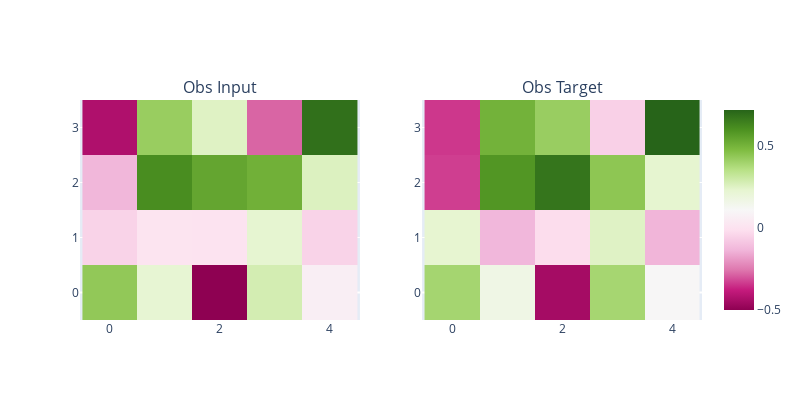

The cell this chart's notebook holds for it:
### Code cell
compare_images(
    x_proj_obs[sample_idx].cpu(), y_proj_obs[sample_idx].cpu(), titles=["Obs Input", "Obs Target"]
)

### Figure 1 — Plotly figure (JSON) as saved in the notebook; plotly's stock layout.template omitted (floating-point values rounded to 4 significant figures)
{"data": [{"coloraxis": "coloraxis", "hovertemplate": "x: %{x}<br>y: %{y}<br>color: %{z}<extra></extra>", "name": "0", "type": "heatmap", "xaxis": "x", "yaxis": "y", "z": [[0.4315, 0.2177, -0.503, 0.2769, 0.06072], [-0.0541, 0.004677, -0.001067, 0.2262, -0.05392], [-0.1348, 0.6068, 0.5373, 0.5054, 0.2546], [-0.4306, 0.4168, 0.2471, -0.283, 0.6846]]}, {"coloraxis": "coloraxis", "hovertemplate": "x: %{x}<br>y: %{y}<br>color: %{z}<extra></extra>", "name": "0", "type": "heatmap", "xaxis": "x2", "yaxis": "y2", "z": [[0.3892, 0.1624, -0.4517, 0.3873, 0.09833], [0.2232, -0.1338, -0.0256, 0.2465, -0.1401], [-0.3344, 0.5804, 0.6705, 0.4401, 0.2276], [-0.3446, 0.5, 0.4153, -0.06093, 0.7151]]}], "layout": {"annotations": [{"font": {"size": 16}, "showarrow": false, "text": "Obs Input", "x": 0.225, "xanchor": "center", "xref": "paper", "y": 1, "yanchor": "bottom", "yref": "paper"}, {"font": {"size": 16}, "showarrow": false, "text": "Obs Target", "x": 0.775, "xanchor": "center", "xref": "paper", "y": 1, "yanchor": "bottom", "yref": "paper"}], "height": 400, "width": 800, "xaxis": {"anchor": "y", "domain": [0, 0.45], "scaleanchor": "y"}, "xaxis2": {"anchor": "y2", "domain": [0.55, 1], "scaleanchor": "y2"}, "yaxis": {"anchor": "x", "domain": [0, 1]}, "yaxis2": {"anchor": "x2", "domain": [0, 1]}}}
